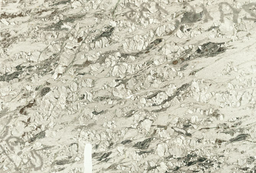
#> input picture images/lame1.png, 256 x 173 px, shrunk from 1338 x 904 before the run, given in place of , which was not available
$ jupyter execute --allow-errors ProjetASP.ipynb   (text cells are left out)
#> lines starting #> are read from the running program, lines starting #| are printed output that depends on the picture; after the words box and inside, x2 and y2 are one past the last pixel; in counts of white or black regions, pixels touching at a corner belong together; pictures that were not available may be replaced by others from this repository, and a replacement may not be noted
[cell 1]
a = str(input())
h = './images/'
file = h + a

[cell 2]
#Modules necessaires:
import matplotlib.pyplot as plt
from skimage.color import rgb2gray
from skimage import data, io, img_as_ubyte

image_originale = io.imread(file) # Image originale
#> image_originale is the input picture: shape (173, 256, 3); mean R, G, B 198.8, 196.6, 178.7
image = rgb2gray(io.imread(file)) # Image en Noir et Blanc
#> image: shape (173, 256) float64; min 0.186, max 0.999, mean 0.768

fig, ax = plt.subplots(nrows=1, ncols=2, figsize=(15, 3.5))

ax[0].imshow(image_originale) # image de base en niveaux de gris
ax[0].set_title('Image originale')
ax[0].axis('off')

ax[1].hist(image.ravel()*255, bins=255)
ax[1].set_title('Histogramme niveaux de gris')
ax[1].set_xlabel('Niveaux de gris')
ax[1].set_ylabel('Nombre de pixels')
plt.show()
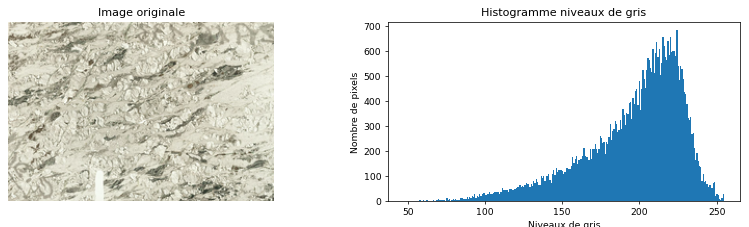
#> figure drawn by matplotlib, 2 panels; panel 2: tallest bar 685 high, from x = 223.8 to 224.6

[cell 3]
nombre_phases_minerales = int(input()) #nombre de classe desiré
#> the answer given: 3
if nombre_phases_minerales > 3 or nombre_phases_minerales < 2 : #si 1 ou plus de 4 minéraux (=classe)
    print ('Erreur dans le choix du nombre de phases minérales (doit être entre 2 et 3)')
    nombre_phases_minerales = int(input())

[cell 4]
import numpy as np
import skimage
from skimage.filters import threshold_multiotsu

thresholds = threshold_multiotsu(image, classes=nombre_phases_minerales) #multi Otsu
#> thresholds = [0.616, 0.788]
regions = np.digitize(image, bins=thresholds)
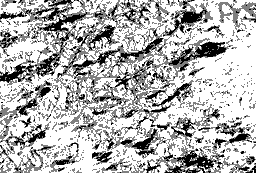
#> regions: shape (173, 256) int64; min 0, max 2, mean 1.41; drawn with min black and max white
output = img_as_ubyte(regions)

[cell 5]
fig, ax = plt.subplots(nrows=1, ncols=3, figsize=(20, 5))
ax[0].imshow(image_originale) # image de base en niveaux de gris
ax[0].set_title('Image originale')
ax[0].axis('off')

ax[1].hist(image.ravel()*255, bins=255) # Histogramme + multi Otsu
ax[1].set_title('Histogramme des niveaux de gris seuillé')
for thresh in thresholds:
    ax[1].axvline(thresh*255, color='r')
#> this loop made 2 passes
#> thresh on passes 1 to 2: 0.616, 0.788
ax[1].set_xlabel('Niveaux de gris')
ax[1].set_ylabel('Nombre de pixels')

ax[2].imshow(regions,cmap='jet') # Resultat multi Otsu
ax[2].set_title('Resultat classification Multi-Otsu ')
ax[2].axis('off')
#> figure, not shown here; panel 2: tallest bar 685 high, from x = 223.8 to 224.6

[cell 6]
import cv2
plt.imsave('./Resultat_Otsu.png', output)
Otsu = cv2.imread('./Resultat_Otsu.png')

[cell 7]
from skimage import color, morphology
import time
import matplotlib.cbook as cbook
from scipy import misc
import matplotlib.image as img
from PIL import Image
from math import * #new
from scipy.stats import gaussian_kde #new
import math
import seaborn as sns #new
from scipy import stats #new
import ipywidgets as widgets
from ipywidgets import interact

[cell 8]
hsv = cv2.cvtColor(Otsu, cv2.COLOR_BGR2HSV)
#> hsv: shape (173, 256, 3); mean H, S, V 62.6, 216.5, 195.2
if nombre_phases_minerales >= 2: #si 2 minéraux
 lower_rangej = np.array([17,0,0],dtype=np.uint8) #JAUNE
 upper_rangej = np.array([37,255,255],dtype=np.uint8) #JAUNE
 maskj = cv2.inRange(hsv, lower_rangej, upper_rangej)
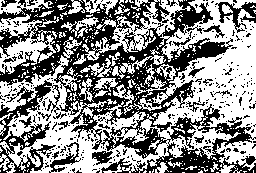
#> maskj: shape (173, 256); 54.2% white; 387 black regions (361 under 20 px), largest, box (x1, y1, x2, y2) and area: (0, 0, 256, 173) 15382, (0, 80, 60, 173) 1885, (215, 2, 256, 33) 468
 outputj = img_as_ubyte(maskj)
 plt.imsave('./mineral1.png', outputj)

 img = Image.open('./mineral1.png')
 thresh = 200
 fn = lambda x : 255 if x < thresh else 0
 mineral1gray = img.convert('L').point(fn, mode='1')
 mineral1gray.save('./mineral1.png')

 lower_rangev = np.array([130,0,0],dtype=np.uint8) #VIOLET
 upper_rangev = np.array([160,255,255],dtype=np.uint8) #VIOLET
 maskv = cv2.inRange(hsv, lower_rangev, upper_rangev)
#> maskv: shape (173, 256); 13.1% white in thin lines or dots
 outputv = img_as_ubyte(maskv)
 plt.imsave('./mineral2.png', outputv)

 img = Image.open('./mineral2.png')
 thresh = 200
 fn = lambda x : 255 if x < thresh else 0
 mineral2gray = img.convert('L').point(fn, mode='1')
#> mineral2gray: PIL image 256x173 1; 86.9% white; black in thin lines or dots
 mineral2gray.save('./mineral2.png')

 # Image en sortie: resultat
 if nombre_phases_minerales ==2:
    fig, ax = plt.subplots(nrows=1, ncols=nombre_phases_minerales, figsize=(10, 3.5))

    ax[0].imshow(maskj, cmap='OrRd')
    ax[0].set_title('mineral 1')
    ax[0].axis('off')

    ax[1].imshow(maskv, cmap='GnBu')
    ax[1].set_title('mineral 2')
    ax[1].axis('off')

if nombre_phases_minerales == 3: #si 3 minéraux

 lower_rangec = np.array([79,0,0]) #CYAN
 upper_rangec = np.array([99,255,255]) #CYAN
 maskc = cv2.inRange(hsv, lower_rangec, upper_rangec)
#> maskc: shape (173, 256); 32.6% white in thin lines or dots
 outputc = img_as_ubyte(maskc)
 plt.imsave('./mineral3.png', outputc)
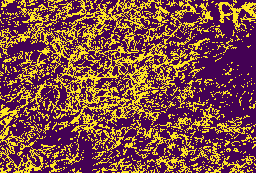
#> saved as mineral3.png: shape (173, 256, 3); mean R, G, B 128.3, 76, 68.3

 img = Image.open('./mineral3.png')
 thresh = 200
 fn = lambda x : 255 if x < thresh else 0
 mineral3gray = img.convert('L').point(fn, mode='1')
#> mineral3gray: PIL image 256x173 1; 67.4% white; black in thin lines or dots
 mineral3gray.save('./mineral3.png')

 # Image en sortie: resultat
 fig, ax = plt.subplots(ncols=nombre_phases_minerales, figsize=(40, 10))

 ax[0].imshow(maskj,cmap='OrRd')
 ax[0].set_title('phase 1', fontsize = 25)
 ax[0].axis('off')

 ax[1].imshow(maskv,cmap='GnBu')
 ax[1].set_title('phase 2', fontsize = 25)
 ax[1].axis('off')

 ax[2].imshow(maskc,cmap='BuGn')
 ax[2].set_title('phase 3', fontsize = 25)
 ax[2].axis('off')


plt.subplots_adjust()
plt.show()

cv2.waitKey(0)
cv2.destroyAllWindows()

[cell 9]
if nombre_phases_minerales == 2: #Si 2 minéraux

 m = io.imread('./mineral1.png')
 a = np.array([m.shape]) #extraction taille image mineral1gray

 hauteur = a[0][0]#largeur image mineral1gray
 largeur = a[0][1] #longueur image mineral1gray

 nbpxm=((hauteur*largeur*255)-np.sum(m))/255

 pcm1=round((nbpxm*100)/(largeur*hauteur),1) #pourcentage mineral1
 print(pcm1,'% pour la phase 1')

 pcm2=round(100-pcm1,1) #pourcentage mineral2
 print(pcm2,'% pour la phase 2')


if nombre_phases_minerales == 3: #Si 3 minéraux

 m = io.imread('./mineral1.png')
 a = np.array([m.shape]) #extraction taille image mineral1gray
#> a = [[173, 256]]

 hauteur = a[0][0]#largeur image mineral1gray
#> hauteur = 173
 largeur = a[0][1] #longueur image mineral1gray
#> largeur = 256

 nbpxm=((hauteur*largeur*255)-np.sum(m))/255 #nb de pixel
#> nbpxm = 44208.5

 pcm1=round((nbpxm*100)/(largeur*hauteur),1) #pourcentage mineral1
#> pcm1 = 99.8
 print(pcm1,'% pour la phase 1')
#| 99.8 % pour la phase 1

 m = io.imread('./mineral2.png')
 a = np.array([m.shape]) #extraction taille image mineral2gray

 hauteur = a[0][0]#largeur image mineral2gray
 largeur = a[0][1] #longueur image mineral2gray

 nbpxm=((hauteur*largeur*255)-np.sum(m))/255
#> nbpxm = 44137.2

 pcm2=round((nbpxm*100)/(largeur*hauteur),1) #pourcentage mineral2
#> pcm2 = 99.7
 print(pcm2,'% pour la phase 2')
#| 99.7 % pour la phase 2


 pcm3=round(100-(pcm1+pcm2),1) #pourcentage mineral3
#> pcm3 = -99.5
 print(pcm3,'% pour la phase 3')
#| -99.5 % pour la phase 3

[cell 10]
numeromineral = int(input()) #choix du mineral à traiter
#> the answer given: 3
if numeromineral == 1:
    nomimage = './mineral1.png'
elif numeromineral == 2:
    nomimage = './mineral2.png'
elif numeromineral == 3:
    nomimage ='./mineral3.png'

[cell 11]
filtre = int(input()) #puissance du filtre
#> the answer given: 3

[cell 12]
#1°)Première transformation inverse noir et blanc
img = Image.open(nomimage)
thresh = 200
fn = lambda x : 255 if x < thresh else 0
mineralgray = img.convert('L').point(fn, mode='1')
mineralgray.save(nomimage)

#2°)application du filtre
image1 = cv2.imread(nomimage)
#> image1: shape (173, 256, 3); 32.6% white in thin lines or dots
image = cv2.cvtColor(image1, cv2.COLOR_BGR2GRAY)
selem =  morphology.disk(filtre)
res = morphology.white_tophat(image, selem)
#> res: shape (173, 256); 32.6% white in thin lines or dots

#3°)affichage 3 images (original,filtre, orignal-filtre)
fig, ax = plt.subplots(ncols=2, figsize=(20, 8))
ax[0].set_title('Avant filtre',fontsize = 15)
ax[0].imshow(image, cmap='binary')
ax[0].axis('off')
ax[1].set_title('Après filtre',fontsize =15)
ax[1].imshow(image - res, cmap='binary')
ax[1].axis('off')
plt.imsave('./mineralFiltre.png', image-res, cmap='gray')
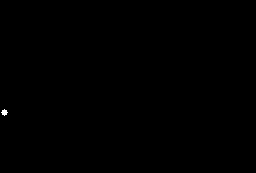
#> saved as mineralFiltre.png: shape (173, 256, 3); 0.07% white; 1 white region, box (x1, y1, x2, y2) and area: (1, 109, 8, 116) 29
plt.show()
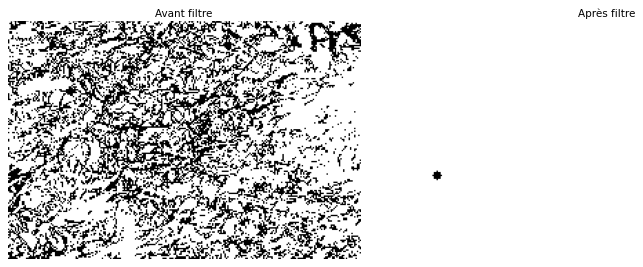
#> figure drawn by matplotlib, 2 panels

#transformation inverse noir et blanc (remise a la normale)
img = Image.open('./mineralFiltre.png')
img2 = Image.open(nomimage)
thresh = 200
fn = lambda x : 255 if x < thresh else 0
mineralgray = img.convert('L').point(fn, mode='1')
#> mineralgray: PIL image 256x173 1; 99.9% white; 1 black region, box (x1, y1, x2, y2) and area: (1, 109, 8, 116) 29
mineralgrayy = img2.convert('L').point(fn, mode='1')
mineralgray.save('./mineralFiltre.png')
mineralgrayy.save(nomimage)

[cell 13]
imageori= file #image originale à changer


#1°)transformation en matrice
imagenom='./mineralFiltre.png' #image à traiter
image = cv2.imread(imagenom)
#> image: shape (173, 256, 3); 99.9% white; 1 black region
imageorii=cv2.imread(imageori)
gray_image = cv2.cvtColor(image, cv2.COLOR_BGR2GRAY)
ret,thresh = cv2.threshold(gray_image,127,255,0)
taille_img = np.array([image.shape])
#> taille_img = [[173, 256, 3]]
hauteur=taille_img[0][0]
largeur=taille_img[0][1]
imagevierge=np.zeros((hauteur,largeur))+255 #image de même taille mais vierge (blanche)
imagevierge1=np.zeros((hauteur,largeur))+255

#2°) cherche coutours
contours, hierarchy = cv2.findContours(thresh,cv2.RETR_TREE,cv2.CHAIN_APPROX_SIMPLE)
#> contours = 2 contours; box (x1, y1, x2, y2) and area: (0, 0, 256, 173) 43860, (0, 108, 9, 117) 38

#3°) cherche centres
for c in contours:
   M = cv2.moments(c)
   if M["m00"] != 0:
     cX = int(M["m10"] / M["m00"])
     cY = int(M["m01"] / M["m00"])


     if gray_image[cY,cX] == 0:
         cv2.circle(image, (cX, cY), 3, (0, 0, 255), 2)
         cv2.circle(imageorii, (cX, cY), 3, (0, 0, 255), 2)
         cv2.circle(imagevierge, (cX, cY), 3, (0, 0, 0), 2)
         cv2.circle(imagevierge1, (cX, cY), 0, (0, 0, 0), -1)
#> this loop made 2 passes
#> (c, cX, cY) on pass 1: ([[0, 0], [0, 172], [255, 172], [255, 0]], 127, 86)
#> (cX, cY) on pass 2: (4, 112)
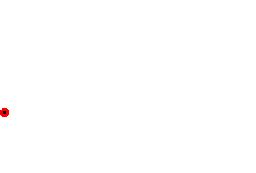
#> image: shape (173, 256, 3); mean B, G, R 254.6, 254.6, 254.9
#> imageorii: shape (173, 256, 3); mean B, G, R 178.5, 196.3, 198.9
#> imagevierge: shape (173, 256) float64; 99.9% white; 1 black region, box (x1, y1, x2, y2) and area: (0, 108, 9, 117) 59
#> imagevierge1: shape (173, 256) float64; 100% white; black in thin lines or dots, all inside (x1, y1, x2, y2) = (4, 112, 5, 113)


#5°)sauvegarde
#plt.imsave(r'C:\Users\pauly\Desktop\projetAScode\imageAS\mineralCentreFiltre.png', image)                                      pas obligatoire
plt.imsave('./mineralCentreHough.png',imagevierge)
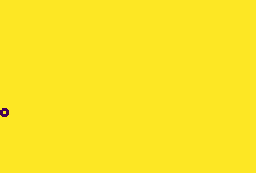
#> saved as mineralCentreHough.png: shape (173, 256, 3); mean R, G, B 252.8, 230.7, 36.1
plt.imsave('./mineralCentreUnique.png', imagevierge1)

imge = Image.open('./mineralCentreUnique.png') #imageCentreUnique à inverser les couleurs
thresh = 200
fn = lambda x : 255 if x > thresh else 0
mineral1centre3= imge.convert('L').point(fn, mode='1')
mineral1centre3.save('./mineralCentreUnique.png')
imge = Image.open('./mineralCentreHough.png') #imageCentreUnique à inverser les couleurs
thresh = 200
fn = lambda x : 255 if x > thresh else 0
mineral1centre3= imge.convert('L').point(fn, mode='1')
mineral1centre3.save('./mineralCentreHough.png')

#4°)affichage
fig, ax = plt.subplots(nrows=1, ncols=3, figsize=(40, 15))

ax[0].imshow(image)
ax[0].set_title('Centres sur la phase étudiée', fontsize = 30)
ax[0].axis('off')

ax[1].imshow(imagevierge,'Greys_r')
ax[1].set_title('Centres seuls', fontsize = 30)
ax[1].axis('off')

ax[2].imshow(imageorii)
ax[2].set_title('Centres sur image originale', fontsize = 30)
ax[2].axis('off')
#> figure, not shown here; B, G, R data is drawn as R, G, B

[cell 14]
from ipywidgets import IntProgress
from IPython.display import display
import time
img = './mineralCentreUnique.png' #image à traiter

#1°) transformation matrice
imgmat = io.imread(img)
taillemat = np.array([imgmat.shape])
#> taillemat = [[173, 256]]
hauteur = taillemat[0][0]
largeur = taillemat[0][1]

centreimg = np.zeros((1,2))
centreimg[0,0]=ceil(hauteur/2)
centreimg[0,1]=ceil(largeur/2)
imgvide = np.zeros((hauteur,largeur))+255

#2°) recuperation des centres

count=0
for ha in range (hauteur): #boucle récupération XY des centres
    for la in range (largeur):
        if imgmat[ha,la] == 0:
            count=count+1
#> after the loop, count = 1

if numeromineral ==1:
    taillec=(pcm1/100*(hauteur*largeur))/count
elif numeromineral ==2:
    taillec=(pcm2/100*(hauteur*largeur))/count
elif numeromineral ==3:
    taillec=(pcm3/100*(hauteur*largeur))/count
#> taillec = -44066.6
print(count, 'cristaux detectés')
#| 1 cristaux detectés
print(largeur*hauteur,'pixels^2 est la superficie de l image')
#| 44288 pixels^2 est la superficie de l image
print(round(taillec), ' pixels^2 est la taille moyenne de la phase étudiée')
#| -44067  pixels^2 est la taille moyenne de la phase étudiée

[cell 15]
count1=count
#> count1 = 1
matriceXcYc = np.zeros((2,count1)) #matrice coordonnées Xc et Yc des centres
#> matriceXcYc = [0, 0]

colX=0
colY=0
for ha in range (hauteur):
    for la in range (largeur):
        if imgmat[ha,la] == 0:
            count=count+1
            matriceXcYc[colY,colX]=ha
            matriceXcYc[colY+1,colX]=la
            colY=0
            colX=colX+1
#> after the loop, colX = 1; count = 2
colYy=0
cbcentre=0

#3°) décallage+impression
for colXx in range (count1):
    minx=(centreimg[0,0]-matriceXcYc[colYy,colXx])#décalage X
    miny=(centreimg[0,1]-matriceXcYc[colYy+1,colXx])#décalage Y
    matriceXcYcd=matriceXcYc #matrice après décalage
    colY=0

    for colX in range (count1): #matrice décalée
        matriceXcYcd[colY,colX]=matriceXcYc[colY,colX]+(minx)
        matriceXcYcd[colY+1,colX]=matriceXcYc[colY+1,colX]+(miny)
        colY=0

    colY=0
    colX=0
    for colX in range (count1):
        if matriceXcYcd[colY][colX] < hauteur and matriceXcYcd[colY][colX] > 0 and matriceXcYcd[colY+1][colX] < largeur and matriceXcYcd[colY+1][colX] > 0:
            imgvide[int(matriceXcYcd[colY][colX]),int(matriceXcYcd[colY+1][colX])]=0
            cbcentre=cbcentre+1
        else:
            colY=0
#> imgvide: shape (173, 256) float64; 100% white; black in thin lines or dots, all inside (x1, y1, x2, y2) = (128, 87, 129, 88)

#4°)enregistrement
plt.imsave('./mineralFry.png', imgvide) #fry enregistrement

img = Image.open('./mineralFry.png') #image 64 couleurs a transformer en 1 couleur
thresh = 200
fn = lambda x : 255 if x > thresh else 0
mineral1grayy = img.convert('L').point(fn, mode='1')
mineral1grayy.save('./mineralFry.png')
mineral1grayyy = io.imread('./mineralFry.png') #trnasformation matrice

#5°)densité de Kernel
hh=0

for ha in range (hauteur):
    for la in range (largeur):
        if mineral1grayyy[ha,la] == 0:
            hh=hh+1

matriceXcentre = np.zeros((1,hh))
matriceYcentre= np.zeros((1,hh))

colXY=0
for ha in range (hauteur):
    for la in range (largeur):
        if mineral1grayyy[ha,la] == 0:
            matriceXcentre[0,colXY]=ha
            matriceYcentre[0,colXY]=la
            colXY=colXY+1

x = matriceXcentre
y = matriceYcentre
m1, m2 = y, -x
xmin = m1.min()
xmax = m1.max()
ymin = m2.min()
ymax = m2.max()

X, Y = np.mgrid[xmin:xmax:100j, ymin:ymax:100j]
positions = np.vstack([X.ravel(), Y.ravel()])
values = np.vstack([m1, m2])
#> (the rest of this cell did not finish here and is left out)

[cell 16]
from numpy.random import randn
from matplotlib.ticker import FuncFormatter

img = './mineralCentreUnique.png' #image à traiter

#1°) transformation matrice
imgmat = io.imread(img)
taillemat = np.array([imgmat.shape])
hauteur = taillemat[0][0]
largeur = taillemat[0][1]

centreimg = np.zeros((1,2))
centreimg[0,0]=ceil(hauteur/2)
centreimg[0,1]=ceil(largeur/2)
imgvide = np.zeros((hauteur,largeur))+255

#2°) recuperation des centres

count=0
for ha in range (hauteur): #boucle récupération XY des centres
    for la in range (largeur):
        if imgmat[ha,la] == 0:
            count=count+1


count1=count
matriceXcYc = np.zeros((2,count1)) #matrice coordonnées Xc et Yc des centres
matriceDistance = np.zeros((1,count1)) #distance du voisin le plus proche de chaque centre
matriceDistancefinale = np.zeros((1,count1)) #
colX=0
colY=0
for ha in range (hauteur):
    for la in range (largeur):
        if imgmat[ha,la] == 0:
            count=count+1
            matriceXcYc[colY,colX]=ha
            matriceXcYc[colY+1,colX]=la
            colY=0
            colX=colX+1


u=0
U2=0
#> (the rest of this cell did not finish here and is left out)

[cell 17]
import numpy as np
from skimage.transform import hough_line, hough_line_peaks
from skimage.feature import canny
from skimage.draw import line
from skimage import data

import matplotlib.pyplot as plt
from matplotlib import cm
file= './mineralCentreHough.png'
imgmat=io.imread(file)
hauteur,largeur = imgmat.shape
#Changement de couleurs:
for ha in range (hauteur):
    for la in range (largeur):
        if imgmat[ha,la] == 0:
            imgmat[ha,la]=1
        else:
            imgmat[ha,la]=0
#> imgmat: shape (173, 256) bool; 0.13% white; 1 white region, box (x1, y1, x2, y2) and area: (0, 108, 9, 117) 59
image = io.imread(file)

# Classic straight-line Hough transform
# Set a precision of 0.5 degree.
tested_angles = np.linspace(-np.pi / 2, np.pi / 2, 360, endpoint=True)
h, theta, d = hough_line(imgmat, theta=tested_angles)
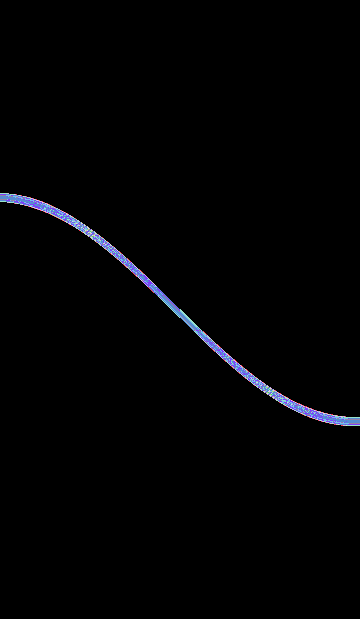
#> h: shape (619, 360) uint64; 13 distinct labels, from 0 to 12; one colour per label, 0 black
#> theta = 360 values from -1.57 to 1.57; d = 619 values from -309 to 309
d=d/10
#> d = 619 values from -30.9 to 30.9
# Generating figure 1
fig, axes = plt.subplots(1, 2, figsize=(15, 6))
ax = axes.ravel()

ax[0].imshow(image, cmap=cm.gray)
ax[0].set_title('Centres seuls')
ax[0].set_axis_off()

bounds = [np.rad2deg(theta[0] ),
          np.rad2deg(theta[-1]),
          d[-1], d[0]]
#> bounds = [-90, 90, 30.9, -30.9]
ax[1].imshow(np.log(1 + h), extent=bounds, cmap=cm.gray, aspect=1 / 1.5)
ax[1].set_title('Transformée de Hough')
ax[1].set_xlabel('Angles (degrés)')
ax[1].set_ylabel('Distance (pixels*10^1)')
ax[1].axis('image')


plt.tight_layout()

plt.show()
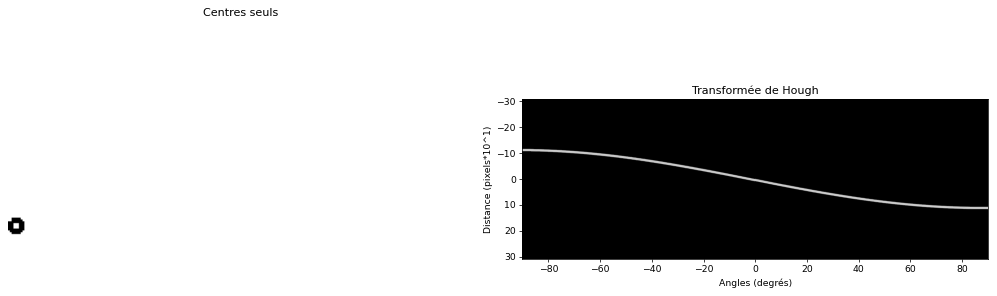
#> figure drawn by matplotlib, 2 panels
